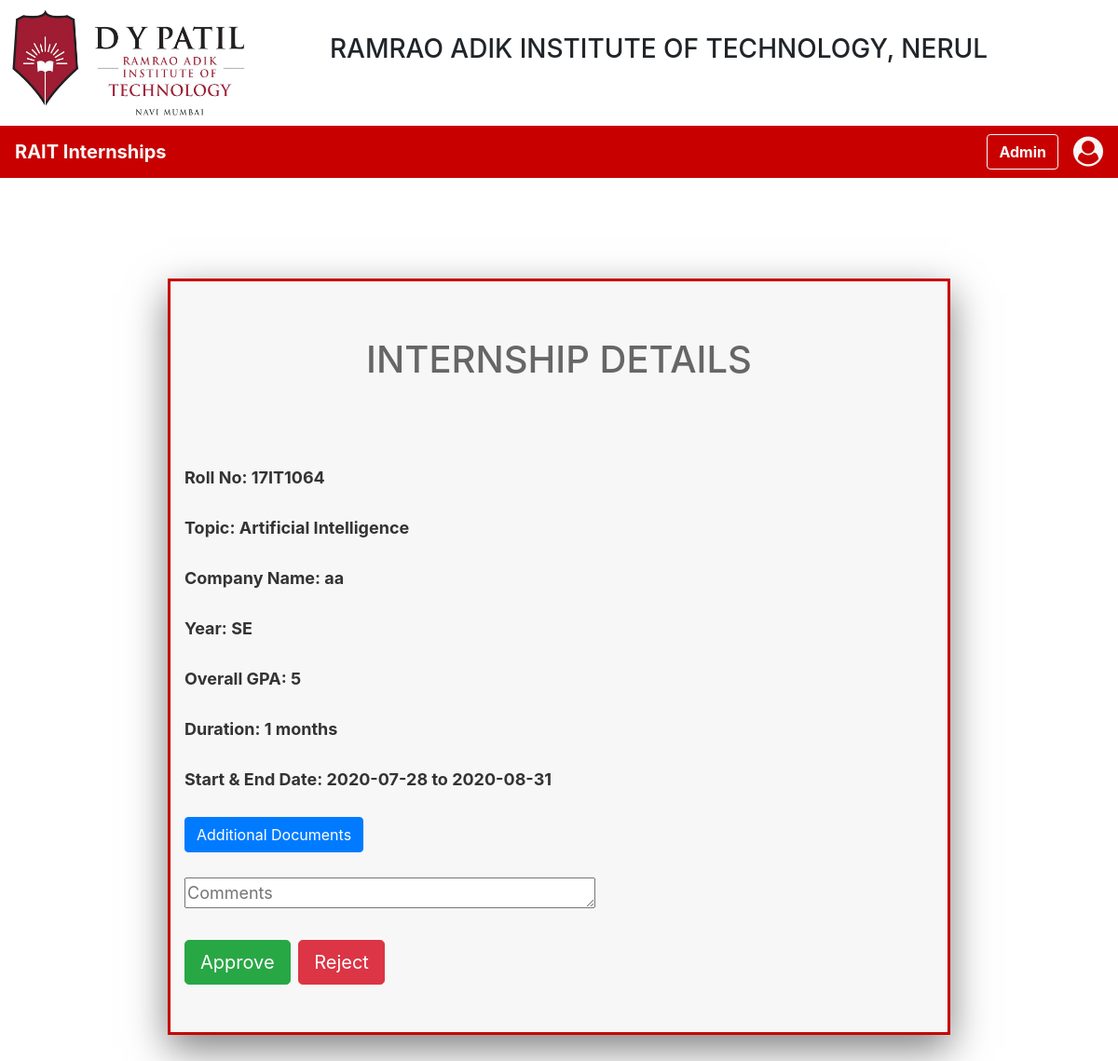
/SDG_1/admin/admin_2.php?id=3, run on the app's committed database.
### tables this page shows
CREATE TABLE `internship_data` (
  `id` int(11) NOT NULL,
  `roll_no` varchar(10) NOT NULL,
  `topic` varchar(50) NOT NULL,
  `year_new` varchar(10) NOT NULL,
  `gpa` float NOT NULL,
  `starting_date` date NOT NULL,
  `end_date` date NOT NULL,
  `company_name` varchar(200) NOT NULL,
  `approval_status` varchar(20) NOT NULL,
  `completion_status` varchar(20) NOT NULL,
  `certificate` varchar(50) NOT NULL,
  `feedback` varchar(500) NOT NULL,
  `duration` int(20) NOT NULL,
  `letter` varchar(100) NOT NULL,
  `myfile` varchar(300) NOT NULL,
  `comment` varchar(200) NOT NULL
);

### SDG_1/admin/admin_2.php (the view, shortened to what this page needs)
<!DOCTYPE html>
<html>
<head>
    <link rel="stylesheet" type="text/css" href="../css/finalcss.css">
    <link rel="stylesheet" href="https://stackpath.bootstrapcdn.com/bootstrap/4.5.0/css/bootstrap.min.css">
    <link rel="stylesheet" href="https://maxcdn.bootstrapcdn.com/font-awesome/4.7.0/css/font-awesome.min.css">
</head>
<div>
        <div style="float:left">
            <img src="../images/dypatil_logo.jpeg" class="center_img" alt="">
        </div>
        <div style="text-align:center;padding:3%;">
            <h3>RAMRAO ADIK INSTITUTE OF TECHNOLOGY, NERUL</h3>
        </div>
</div>
<body class="pink">
    <nav class="navbar-custom navbar navbar-expand-lg sticky-top">
        <a class="navbar-brand" href="#" style="color: #f7f7f7;"><b>RAIT Internships</b></a>
        <div class="collapse navbar-collapse" id="navbarSupportedContent">
            <form class="form-inline my-2 my-lg-0">
                <a href="admin_1.php" class="btn btn-outline-light my-2 my-sm-0 mr-3 "><b>Admin</b></a>
            </form>
            <a href="#"><i class="fa fa-user-circle fa-2x" style="color: #f7f7f7;"></i> </a>
        </div>
    </nav>
    <br><br>
    <div class="container_2">
        <div class="col-lg-12 a" style="color: #333333;"><b>
                <h1 align="center" style="color: #666666;">INTERNSHIP DETAILS</h1><br>
                <?php
                include("../connect.php");
                if(isset($_GET['id'])){
                    $id=$_GET['id'];
                    $sql = "SELECT * FROM internship_data WHERE internship_data.id = '$id'";
                    $result = $conn->query($sql);
                    $data = mysqli_fetch_array($result);
                }
            ?>
                <br><br>
                Roll No: <?php echo $data['roll_no']?> <br><br>
                Topic: <?php echo $data['topic']?> <br><br>
                Company Name: <?php echo $data['company_name']?> <br><br>
                Year: <?php echo $data['year_new'] ?> <br><br>
                Overall GPA: <?php echo $data['gpa'] ?> <br><br>
                Duration: <?php echo $data['duration']." "."months" ?> <br><br>
                Start & End Date: <?php echo $data['starting_date'] ?> to <?php echo $data['end_date'] ?> <br><br>
                <?php
                        if(!empty($data['myfile'])){
                        ?>
                          <a href="<?php echo '../'.$data['myfile']; ?> " target = "_blank"><button class="btn btn-primary">Additional Documents</button></a>
                        <?php
                        }
                        else{
                          echo "No Additional Documents";
                        }
												?><br><br>
                <?php
                        if($data['approval_status'] == 'Pending' ){
                        ?>
                <form method="POST">
                    <textarea rows = "1" cols="35" type="text" placeholder="Comments" name="comments"></textarea><br><br>
                    <button id="approvalstat" name="approvalstat" value="Approved" type="submit"
                        class="btn btn-success btn-lg">Approve</button>&nbsp;
                    <button id="approvalstat" name="approvalstat" value="Rejected" type="submit"
                        class="btn btn-danger btn-lg">Reject</button>
                </form><br>
            </b>
            <?php
                        }
                        ?>
        </div>
    </div>
</body>
</html>

### SDG_1/css/finalcss.css (style rules this page uses)
body { border-radius: 2px; top: 50%; align: center; background-color: #fff; color: #333333; font-family: 'Poppins-Regular', sans-serif; }
.navbar-custom { background-color: #c80000; }
.container_2 { table-layout: auto; padding-top: 5%; width: 70%; height: auto; background-color: #f7f7f7; border: 3px solid #c80000; margin: 5% auto 5% auto; box-shadow: 0 15px 40px rgba(0, 0, 0, 0.5); padding-bottom: 2%; }
.center_img { display: block; margin-right: auto; width:250px;height:125px; margin-bottom: 10px ; margin-left: 5%; }

### SDG_1/admin/admin_2.php (style rules this page uses)
.pink { background: #fff; }
div.a { font-size: 18px; }

### data on the page
internship_data: roll_no "17IT1064", topic "Artificial Intelligence", company_name "aa", year_new "SE", gpa "5", duration "1", starting_date "2020-07-28", end_date "2020-08-31"
